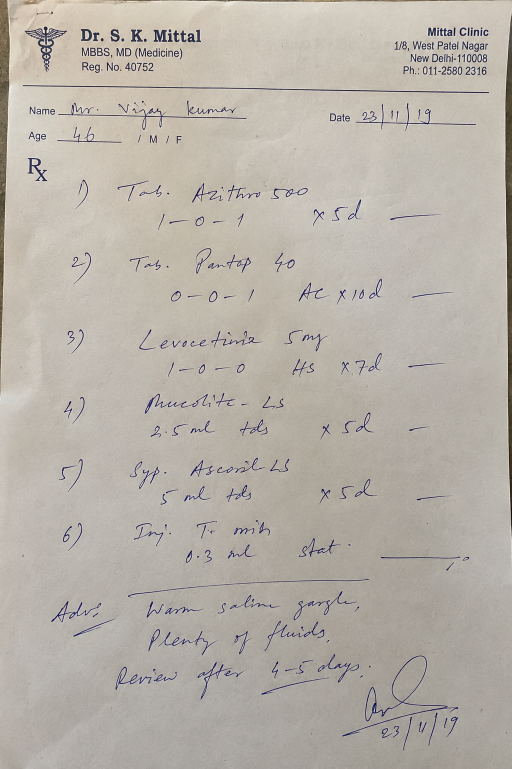
#> input picture data/images/image1.png, 1023 x 1537 px (shown at 1/2 size)
$ python preprocessing.py
#> lines starting #> are read from the running program, lines starting #| are printed output that depends on the picture; after the words box and inside, x2 and y2 are one past the last pixel; in counts of white or black regions, pixels touching at a corner belong together
"""
Preprocessing pipeline for handwritten prescription images.
Lightweight, no heavy dependencies.
"""
import cv2
import numpy as np


def preprocess_prescription(img_path, output_path=None, debug=False):
    """
    Complete preprocessing pipeline.

    Steps:
    1. Load and resize (if too large)
    2. Grayscale conversion (preserve strokes)
    3. Illumination correction (handle uneven lighting)
    4. Denoising (bilateral filter — preserves edges)
    5. Contrast enhancement (CLAHE)
    6. Skew detection + correction
    7. Optional: adaptive binarization
    """
#> called with img_path = 'image/bw.png', output_path = 'preprocessed.png', debug = True
    # ---- Load ----
    img = cv2.imread("data/images/image1.png")
#> img is the input picture: shape (1537, 1023, 3); mean B, G, R 168.6, 177.3, 183.2
    if img is None:
        raise ValueError(f"Cannot load {img_path}")

    original = img.copy()

    # ---- Step 1: Resize if huge ----
    h, w = img.shape[:2]
#> h = 1537; w = 1023
    max_dim = 2000
    if max(h, w) > max_dim:
        scale = max_dim / max(h, w)
        new_w, new_h = int(w * scale), int(h * scale)
        img = cv2.resize(img, (new_w, new_h), interpolation=cv2.INTER_AREA)

    # ---- Step 2: Grayscale ----
    gray = cv2.cvtColor(img, cv2.COLOR_BGR2GRAY)

    # ---- Step 3: Illumination correction ----
    blurred = cv2.GaussianBlur(gray, (51, 51), 0)
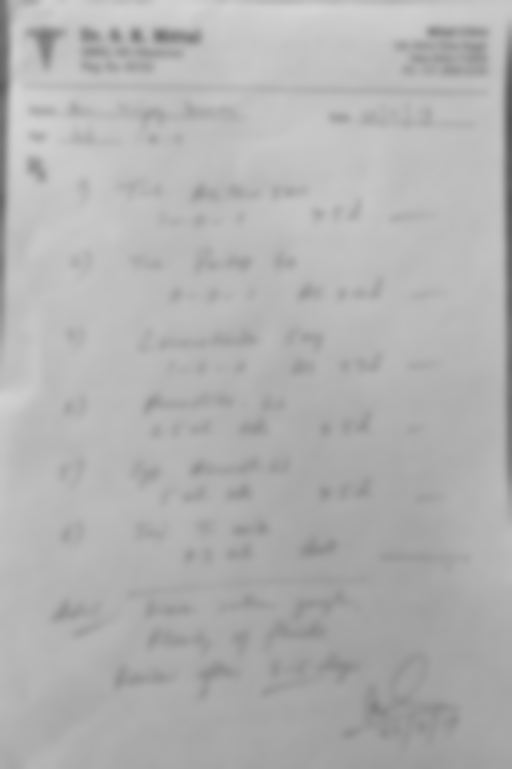
#> blurred: shape (1537, 1023) (shown at 1/2 size); min 84, max 212, mean 178.1
    illum_corrected = cv2.divide(gray, blurred, scale=255)
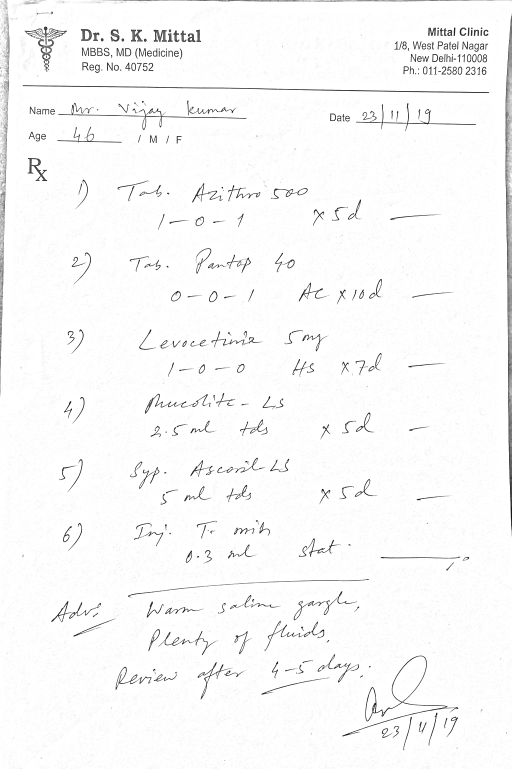
#> illum_corrected: shape (1537, 1023) (shown at 1/2 size); min 0, max 255, mean 248.7

    # ---- Step 4: Denoise (bilateral preserves edges) ----
    denoised = cv2.bilateralFilter(illum_corrected, d=9, sigmaColor=75, sigmaSpace=75)

    # ---- Step 5: CLAHE contrast ----
    clahe = cv2.createCLAHE(clipLimit=2.0, tileGridSize=(8, 8))
    enhanced = clahe.apply(denoised)

    # ---- Step 6: Deskew ----
    deskewed = deskew_image(enhanced)

    binary = cv2.adaptiveThreshold(
        deskewed, 255,
        cv2.ADAPTIVE_THRESH_GAUSSIAN_C,
        cv2.THRESH_BINARY,
        blockSize=41, C=15
    )

    # convert back to 3-channel for compatibility with PaddleOCR
    output = cv2.cvtColor(binary, cv2.COLOR_GRAY2BGR)

    if debug:
        # save intermediate steps for debugging
        cv2.imwrite("debug_1_original.png", original)
        cv2.imwrite("debug_2_gray.png", gray)
        cv2.imwrite("debug_3_illum.png", illum_corrected)
        cv2.imwrite("debug_4_denoised.png", denoised)
        cv2.imwrite("debug_5_enhanced.png", enhanced)
        cv2.imwrite("debug_6_deskewed.png", deskewed)

    if output_path:
        cv2.imwrite(output_path, output)

    return output


def deskew_image(gray):
    """
    Detect skew angle using Hough transform on edges, then rotate to correct.
    """
    # detect edges
    edges = cv2.Canny(gray, 50, 150, apertureSize=3)
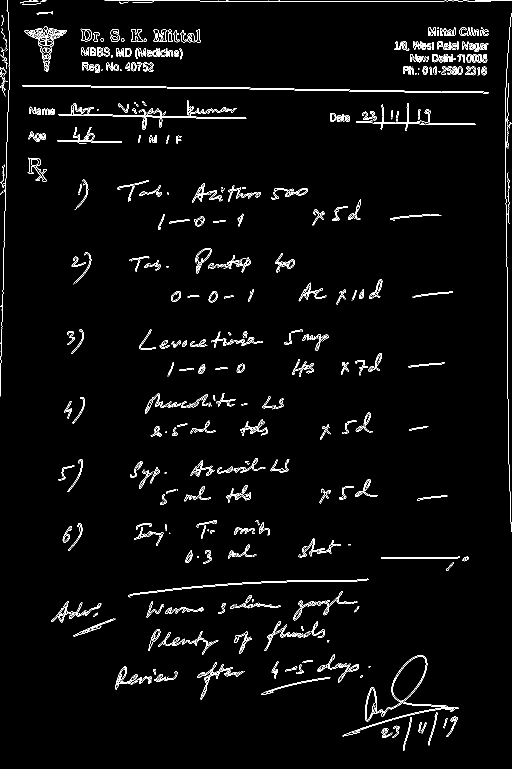
#> edges: shape (1537, 1023) (shown at 1/2 size); 2.7% white in thin lines or dots

    # detect lines
    lines = cv2.HoughLinesP(
        edges, 1, np.pi/180, threshold=100,
        minLineLength=100, maxLineGap=10
    )
#> lines = 41 rows, first 6: [589, 180, 863, 184], [806, 2, 936, 2], [516, 3, 693, 3], [305, 232, 491, 235], [1015, 797, 1015, 634], [93, 229, 221, 231]

    if lines is None or len(lines) == 0:
        return gray  # no lines detected, return as-is

    # compute angles of all detected lines
    angles = []
    for line in lines:
        x1, y1, x2, y2 = line[0]
        angle = np.degrees(np.arctan2(y2 - y1, x2 - x1))
        # focus on near-horizontal lines (text baselines)
        if -45 <= angle <= 45:
            angles.append(angle)
#> this loop made 41 passes
#> (x1, y1, x2, y2, angle) on passes 1 to 12: (589, 180, 863, 184, 0.836), (806, 2, 936, 2, 0), (516, 3, 693, 3, 0), (305, 232, 491, 235, 0.924), (1015, 797, 1015, 634, -90), (93, 229, 221, 231, 0.895), (1012, 420, 1014, 591, 89.33), (10, 407, 15, 237, -88.32), (271, 1186, 480, 1168, -4.92), (827, 92, 972, 94, 0.79), (712, 245, 838, 247, 0.909), (826, 88, 972, 93, 1.96)
#> after the loop, angles = 36 values, max 3.15 at index 24, min -16 at index 29, mean -0.382

    if not angles:
        return gray

    # use median angle (robust to outliers)
    skew_angle = np.median(angles)
#> skew_angle = 0.395

    # only correct if significant skew
    if abs(skew_angle) < 0.5:
        return gray

    # rotate image to correct skew
    h, w = gray.shape
    center = (w // 2, h // 2)
    M = cv2.getRotationMatrix2D(center, skew_angle, 1.0)

    # calculate new dimensions to fit rotated image
    cos = abs(M[0, 0])
    sin = abs(M[0, 1])
    new_w = int((h * sin) + (w * cos))
    new_h = int((h * cos) + (w * sin))

    # adjust translation
    M[0, 2] += (new_w / 2) - center[0]
    M[1, 2] += (new_h / 2) - center[1]

    rotated = cv2.warpAffine(
        gray, M, (new_w, new_h),
        flags=cv2.INTER_CUBIC,
        borderMode=cv2.BORDER_CONSTANT,
        borderValue=255  # white background
    )

    return rotated


if __name__ == "__main__":
    # test standalone
    import sys
    input_path = sys.argv[1] if len(sys.argv) > 1 else "image/bw.png"
    output_path = "preprocessed.png"

    preprocess_prescription(input_path, output_path, debug=True)
#> in preprocess_prescription, `binary = cv2.adaptiveThreshold( deskewed, 255, cv2.ADAPTIVE_THRESH_GAU..`:
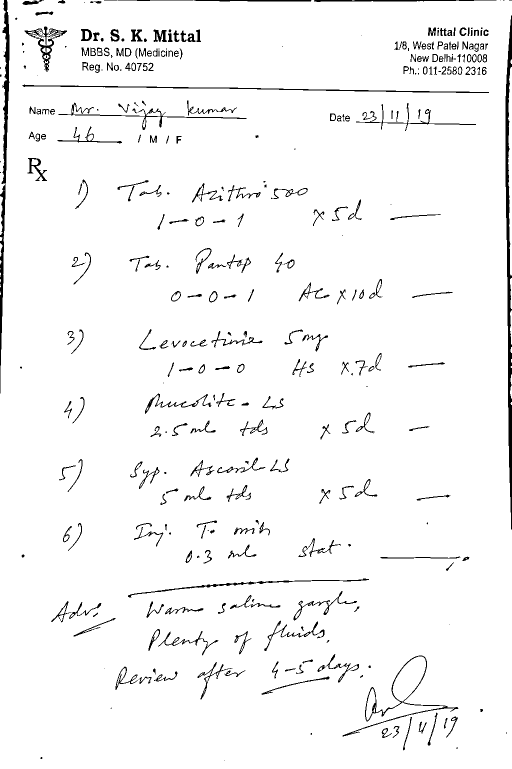
#> binary: shape (1537, 1023) (shown at 1/2 size); 96.4% white; 361 black regions (74 under 20 px), largest, box (x1, y1, x2, y2) and area: (1011, 31, 1023, 1059) 5670, (0, 0, 19, 787) 4474, (45, 169, 978, 186) 2186
    print(f"Preprocessed image saved to {output_path}")
    print(f"Debug intermediates saved to debug_*.png")

$ run again, with data/images/image10.png copied over data/images/image1.png
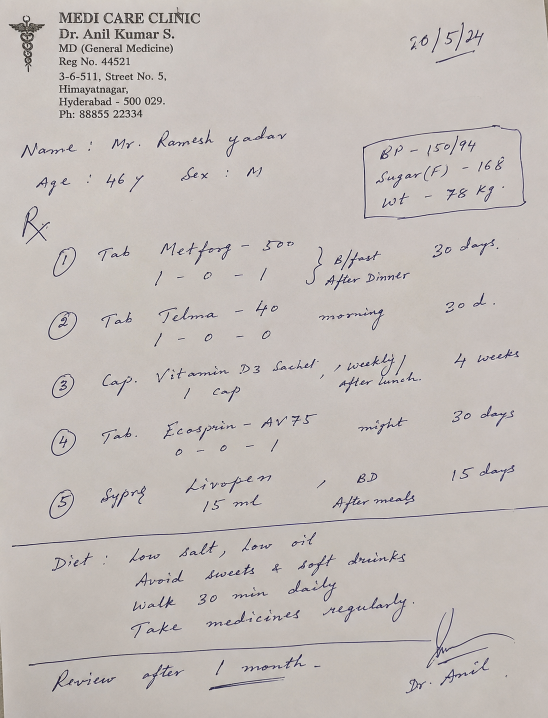
#> input picture data/images/image10.png, 1096 x 1435 px (shown at 1/2 size)
#> in preprocess_prescription, img is the input picture: shape (1435, 1096, 3); mean B, G, R 184.2, 188, 194.6
#> in deskew_image, `edges = cv2.Canny(gray, 50, 150, apertureSize=3)`:
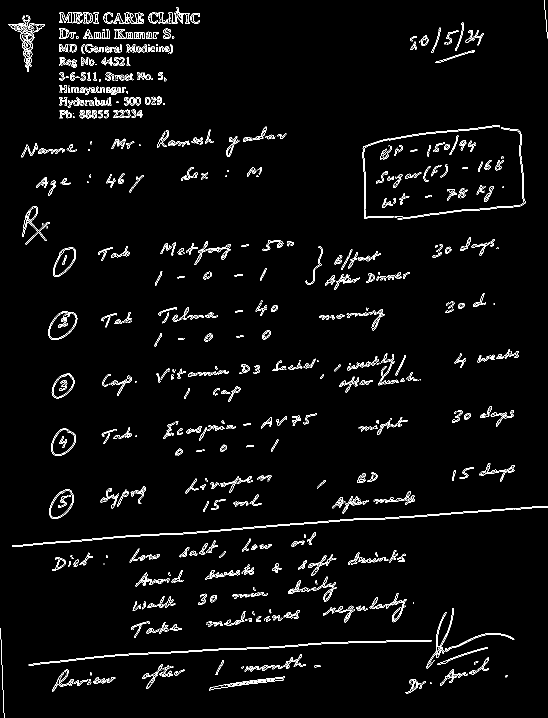
#> edges: shape (1435, 1096) (shown at 1/2 size); 3% white in thin lines or dots
#> lines = 30 rows, first 6: [879, 1029, 1095, 1014], [452, 1299, 605, 1291], [66, 1087, 183, 1078], [230, 1309, 523, 1294], [749, 1036, 994, 1019], [524, 1294, 684, 1286]
#> the loop in deskew_image, `for line in lines:` made 30 passes
#> (x1, y1, x2, y2, angle) on passes 1 to 8: (879, 1029, 1095, 1014, -3.97), (452, 1299, 605, 1291, -2.99), (66, 1087, 183, 1078, -4.4), (230, 1309, 523, 1294, -2.93), (749, 1036, 994, 1019, -3.97), (524, 1294, 684, 1286, -2.86), (361, 1068, 623, 1046, -4.8), (890, 1026, 1093, 1012, -3.95)
#> after the loop in deskew_image, `for line in lines:`: angles = 28 values, max 0 at index 10, min -7.35 at index 26, mean -3.98
#> skew_angle = -4.13
#> M = [[0.997, -0.072, 53.07], [0.072, 0.997, -37.61]]
#> cos = 0.997
#> sin = 0.072
#> new_w = 1196
#> new_h = 1510
#> in preprocess_prescription, `binary = cv2.adaptiveThreshold( deskewed, 255, cv2.ADAPTIVE_THRESH_GAU..`:
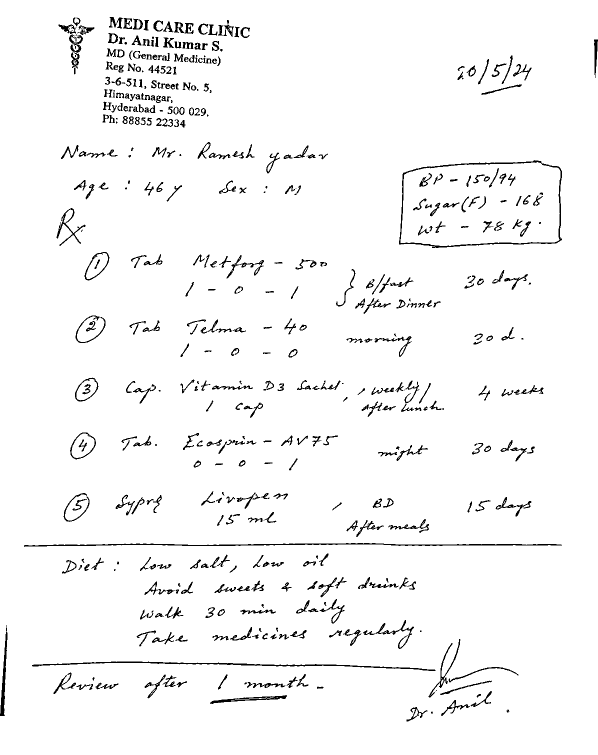
#> binary: shape (1510, 1196) (shown at 1/2 size); 96.5% white; black in thin lines or dots
#> output: shape (1510, 1196, 3); 96.5% white; black in thin lines or dots

$ run again, with data/images/image15.png copied over data/images/image1.png
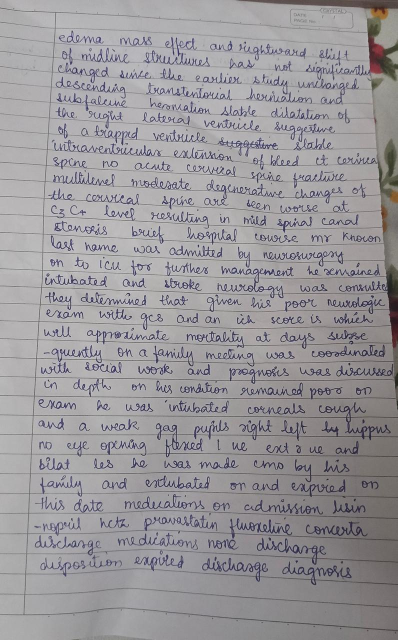
#> input picture data/images/image15.png, 795 x 1280 px (shown at 1/2 size)
#> in preprocess_prescription, img is the input picture: shape (1280, 795, 3); mean B, G, R 154.5, 151, 153.4
#> in deskew_image, `edges = cv2.Canny(gray, 50, 150, apertureSize=3)`:
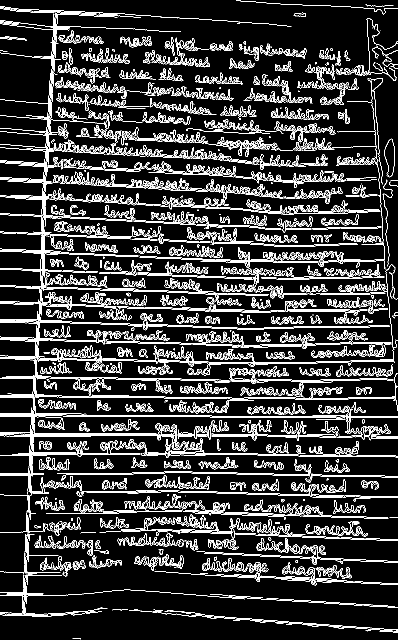
#> edges: shape (1280, 795) (shown at 1/2 size); 13.2% white in thin lines or dots
#> lines = 142 rows, first 6: [87, 450, 95, 294], [55, 1038, 74, 671], [64, 950, 70, 818], [95, 308, 101, 199], [574, 833, 727, 833], [28, 870, 423, 870]
#> the loop in deskew_image, `for line in lines:` made 142 passes
#> (x1, y1, x2, y2, angle) on passes 1 to 8: (87, 450, 95, 294, -87.06), (55, 1038, 74, 671, -87.04), (64, 950, 70, 818, -87.4), (95, 308, 101, 199, -86.85), (574, 833, 727, 833, 0), (28, 870, 423, 870, 0), (631, 1073, 794, 1079, 2.11), (488, 795, 591, 795, 0)
#> after the loop in deskew_image, `for line in lines:`: angles = 123 values, max 6.84 at index 119, min -45 at index 40, mean 0.448
#> skew_angle = 2.07
#> M = [[0.999, 0.0361, -22.82], [-0.0361, 0.999, 14.73]]
#> cos = 0.999
#> sin = 0.0361
#> new_w = 840
#> new_h = 1307
#> in preprocess_prescription, `binary = cv2.adaptiveThreshold( deskewed, 255, cv2.ADAPTIVE_THRESH_GAU..`:
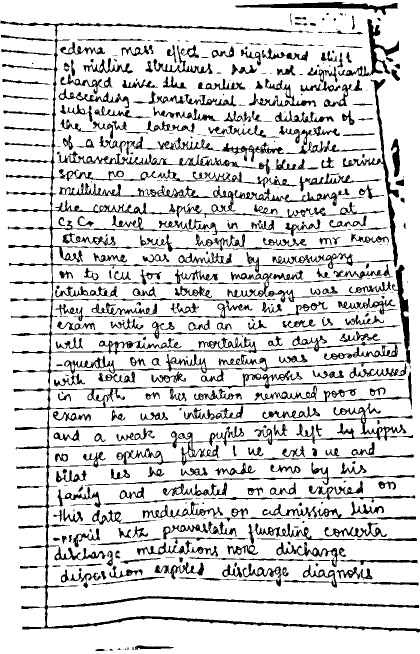
#> binary: shape (1307, 840) (shown at 1/2 size); 83.7% white; 546 black regions (217 under 20 px), largest, box (x1, y1, x2, y2) and area: (1, 41, 840, 1266) 42728, (128, 529, 821, 748) 5601, (686, 158, 798, 534) 3319

$ run again, with data/images/image16.png copied over data/images/image1.png
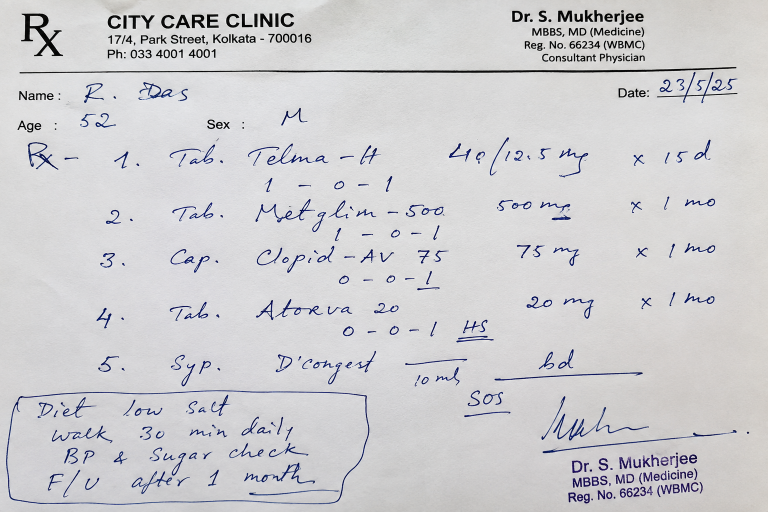
#> input picture data/images/image16.png, 1536 x 1024 px (shown at 1/2 size)
#> in preprocess_prescription, img is the input picture: shape (1024, 1536, 3); mean B, G, R 208, 205.6, 206.2
#> in deskew_image, `edges = cv2.Canny(gray, 50, 150, apertureSize=3)`:
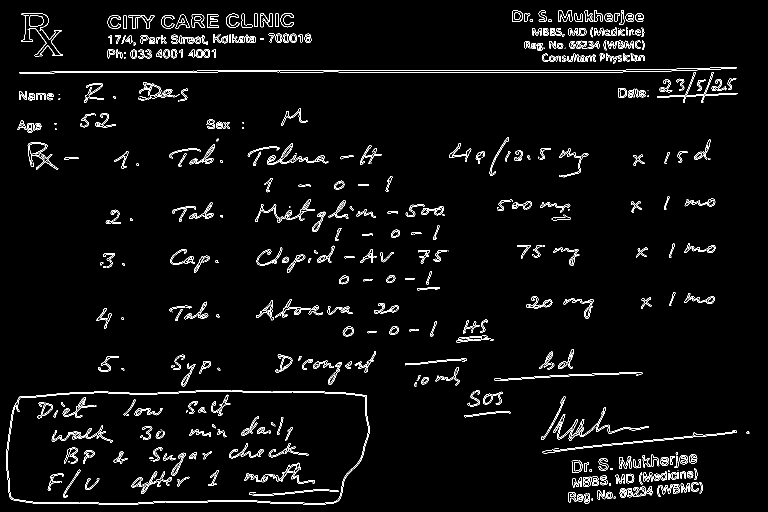
#> edges: shape (1024, 1536) (shown at 1/2 size); 3.3% white in thin lines or dots
#> lines = 61 rows, first 6: [999, 144, 1245, 144], [672, 140, 786, 140], [760, 141, 1004, 141], [436, 143, 559, 143], [109, 145, 215, 145], [1114, 902, 1401, 872]
#> the loop in deskew_image, `for line in lines:` made 61 passes
#> (x1, y1, x2, y2, angle) on passes 1 to 8: (999, 144, 1245, 144, 0), (672, 140, 786, 140, 0), (760, 141, 1004, 141, 0), (436, 143, 559, 143, 0), (109, 145, 215, 145, 0), (1114, 902, 1401, 872, -5.97), (57, 1005, 157, 1005, 0), (1199, 140, 1312, 139, -0.507)
#> after the loop in deskew_image, `for line in lines:`: angles = 61 values, max 3.05 at index 35, min -5.99 at index 12, mean -0.836
#> skew_angle = 0
#> in preprocess_prescription, `binary = cv2.adaptiveThreshold( deskewed, 255, cv2.ADAPTIVE_THRESH_GAU..`:
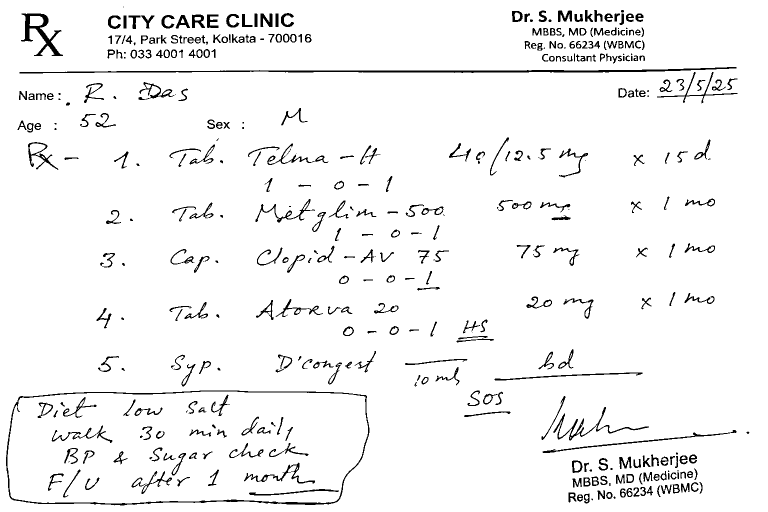
#> binary: shape (1024, 1536) (shown at 1/2 size); 95.5% white; 429 black regions (51 under 20 px), largest, box (x1, y1, x2, y2) and area: (39, 134, 1473, 147) 4900, (12, 781, 739, 1011) 4672, (42, 27, 126, 112) 2040
